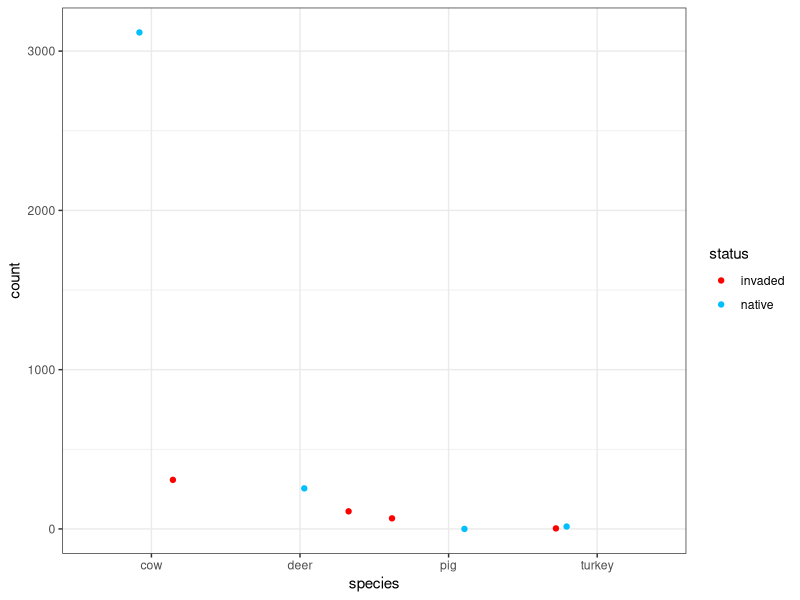
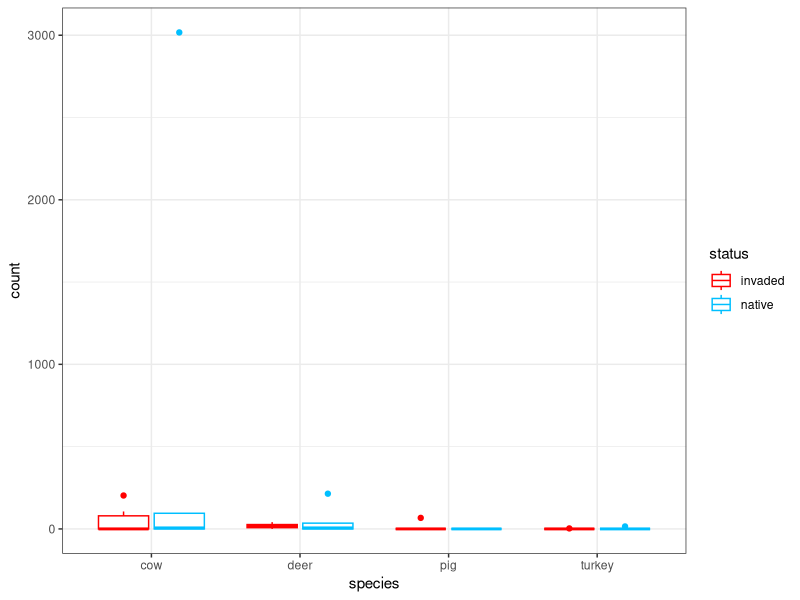

R code for these plots, in order:
#### qaqc on taylor's sorted out camera trap photos batch 1 ######

library(readr)
library(dplyr)
library(ggplot2)
library(stringi)

photos <- read_csv("data/raw_data/2019_serdp_data/TaylorFindsCritters.csv")

summary(photos)
#filter(photos, cow >1)

#rearranging column names into something that made more sense because they were all random out of whack
photos <- photos[,c(4,9,7,11,14,15,18,6,3,5,12,17,1,2,13,16,8,10,19)]

photos <- photos %>% 
  mutate(camera_number = stri_sub(file_name, 1, 3),
         sd_card = stri_sub(file_name, 1, 5),
         plot_id = "test",
         status = "test")


#correcting for consistent camera numbers

photos$camera_number[photos$camera_number=="10-"] <- "10"
photos$camera_number[photos$camera_number=="12-"] <- "12"
photos$camera_number[photos$camera_number=="14-"] <- "14"
photos$camera_number[photos$camera_number=="2-1"] <- "2"
photos$camera_number[photos$camera_number=="21-"] <- "21"
photos$camera_number[photos$camera_number=="22-"] <- "22"
photos$camera_number[photos$camera_number=="25-"] <- "25"
photos$camera_number[photos$camera_number=="27-"] <- "27"
photos$camera_number[photos$camera_number=="28-"] <- "28"
photos$camera_number[photos$camera_number=="33-"] <- "33"
photos$camera_number[photos$camera_number=="34-"] <- "34"
photos$camera_number[photos$camera_number=="37-"] <- "37"
photos$camera_number[photos$camera_number=="4-1"] <- "4"
photos$camera_number[photos$camera_number=="5-1"] <- "5"
photos$camera_number[photos$camera_number=="6-1"] <- "6"
photos$camera_number[photos$camera_number=="6-2"] <- "6"
photos$camera_number[photos$camera_number=="7-1"] <- "7"
photos$camera_number[photos$camera_number=="8-1"] <- "8"
photos$camera_number[photos$camera_number=="9-1"] <- "9"

#correcting for consistent sd card numbers because multiple sd cards on the same camera, when plot was moved/sd was full

photos$sd_card[photos$sd_card=="10-1-"] <- "10-1"
photos$sd_card[photos$sd_card=="12-1-"] <- "12-1"
photos$sd_card[photos$sd_card=="14-1-"] <- "14-1"
photos$sd_card[photos$sd_card=="2-1-1"] <- "2-1"
photos$sd_card[photos$sd_card=="21-1-"] <- "21-1"
photos$sd_card[photos$sd_card=="22-1-"] <- "22-1"

photos$sd_card[photos$sd_card=="25-1-"] <- "25-1"
photos$sd_card[photos$sd_card=="25-2-"] <- "25-2"

photos$sd_card[photos$sd_card=="27-1-"] <- "27-1"

photos$sd_card[photos$sd_card=="28-1-"] <- "28-1"
photos$sd_card[photos$sd_card=="28-2-"] <- "28-2"

photos$sd_card[photos$sd_card=="33-1-"] <- "33-1"
photos$sd_card[photos$sd_card=="33-2-"] <- "33-2"

photos$sd_card[photos$sd_card=="34-1-"] <- "34-1"
photos$sd_card[photos$sd_card=="37-1-"] <- "37-1"
photos$sd_card[photos$sd_card=="4-1-1"] <- "4-1"
photos$sd_card[photos$sd_card=="5-1-1"] <- "5-1"
photos$sd_card[photos$sd_card=="6-1-1"] <- "6-1"
photos$sd_card[photos$sd_card=="6-2-1"] <- "6-2"

photos$sd_card[photos$sd_card=="7-1-1"] <- "7-1"
photos$sd_card[photos$sd_card=="8-1-1"] <- "8-1"
photos$sd_card[photos$sd_card=="9-1-1"] <- "9-1"

unique(photos$camera_number)
n_distinct(photos$camera_number)
unique(photos$sd_card)
n_distinct(photos$sd_card)

#^read in camera trap report to pair status and plot id #####
camera_traps_report <- read_csv("data/raw_data/2019_serdp_data/camera-traps-info.csv")

unique(camera_traps_report$sd_card)

photos_combined <- left_join(photos, camera_traps_report, by = "sd_card")

#View(photos_combined)
#it frickin worked

#reorganize column names and rename from join
photos_combined <- photos_combined[,c(1,2,3,4,5,6,7,8,9,10,11,12,13,14,15,16,17,18,19,20,21,24,25,26,28,29,30,31)]

photos_combined <- photos_combined[,c(22,23,24,20,21,25,26,27,28,1,2,3,4,5,6,7,8,9,10,11,12,13,14,15,16,17,18,19)]

colnames(photos_combined)[colnames(photos_combined)=="plot_id.y"] <- "plot_id"
colnames(photos_combined)[colnames(photos_combined)=="status.y"] <- "status"
colnames(photos_combined)[colnames(photos_combined)=="camera_number.x"] <- "camera_number"

##### MAIN DATA FRAME TO BE MANIPULATED (photos_combined) #####
# need to figure out time manipulations for ever 5 or so minutes to remove chance of repeat individuals as best possible
# "ctime" is uploaded date/time?, "mtime" is date/time photo was actually taken

##creating frames to merge into one for species counts by installation and invasion

photos_stats <- photos_combined %>% 
  group_by(status) %>% 
  summarise(total_cow = sum(cow),
            total_deer = sum(deer),
            total_turkey = sum(turkey),
            total_pig = sum(pig))

photo_stats_cow <- photos_combined %>% 
  mutate(species = "cow") %>% 
  #filter(cow < 2) %>% 
  group_by(status, installation, species) %>% 
  summarise(count = sum(cow))

photo_stats_deer <- photos_combined %>% 
  mutate(species = "deer") %>% 
  group_by(status, installation, species) %>% 
  summarise(count = sum(deer))

photo_stats_turkey <- photos_combined %>% 
  mutate(species = "turkey") %>% 
  group_by(status, installation, species) %>% 
  summarise(count = sum(turkey))

photo_stats_pig <- photos_combined %>% 
  mutate(species = "pig") %>% 
  group_by(status, installation, species) %>% 
  summarise(count = sum(pig))

species_counts_installation <- rbind(photo_stats_cow, photo_stats_deer, photo_stats_turkey, photo_stats_pig)

#all individuals across native/invaded only main 4 hosts
species_counts_status <- species_counts_installation %>% 
  group_by(status, species) %>% 
  summarise(count = sum(count))

# questionable <- photos_combined %>% 
#   filter(is.na(status))
#View(questionable)
#fixed a missing entry on camera traps info sheet (25-2 sd card was not there)


#color/theme for figures#####
invasion_color <- scale_color_manual(values = c("red", "deepskyblue"))
invasion_fill <- scale_color_manual(values = c("deepskyblue", "red"))

ggplot(species_counts_status, aes(species, count, color = status))+
  geom_point(position = "jitter") +
  invasion_color +
  theme_bw() +
  NULL

ggplot(species_counts_installation, aes(species, count, color = status))+
  geom_boxplot() +
  invasion_color +
  theme_bw() +
  NULL


